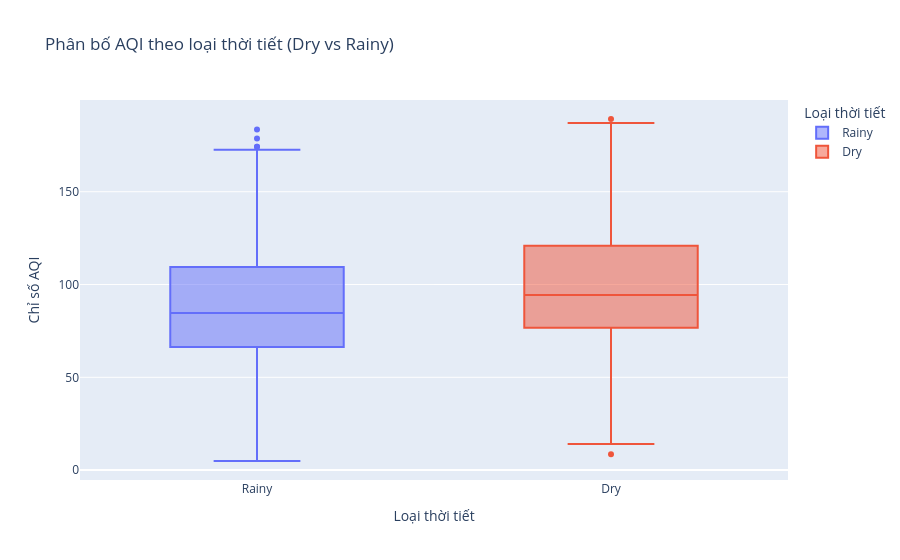

The notebook cell this image was saved under:
### Code cell
# Ép thứ tự hiển thị là Dry trước, Rainy sau cho đúng logic báo cáo
df_plot = df.copy()
df_plot['Weather_Category'] = pd.Categorical(df_plot['Weather_Category'], categories=['Dry', 'Rainy'], ordered=True)

fig = px.box(
    df_plot, 
    x='Weather_Category', 
    y='AQI', 
    color='Weather_Category',
    title='Phân bố AQI theo loại thời tiết (Dry vs Rainy)',
    labels={'Weather_Category': 'Loại thời tiết', 'AQI': 'Chỉ số AQI'}
)
fig.show()

# IN SỐ LIỆU ĐỂ ĐIỀN VÀO BÁO CÁO (Mục 5.6 và 5.7)
print("\n" + "="*50)
print("SỐ LIỆU CHO BÁO CÁO (Mục 5.6 & 5.7):")
print("="*50)
weather_stats = df_plot.groupby('Weather_Category')['AQI'].agg(['mean', 'count']).round(1)
print(weather_stats)
drop_pct = ((weather_stats.loc['Dry', 'mean'] - weather_stats.loc['Rainy', 'mean']) / weather_stats.loc['Dry', 'mean'] * 100).round(1)
print(f"-> Mức giảm AQI khi có mưa: {drop_pct}%")

### Figure 1 — Plotly figure (JSON) as saved in the notebook; plotly's stock layout.template omitted (floating-point values rounded to 4 significant figures; data arrays with more than 128 entries replaced by an {"elided": "..."} marker saying what was removed)
{"data": [{"alignmentgroup": "True", "hovertemplate": "Loại thời tiết=%{x}<br>Chỉ số AQI=%{y}<extra></extra>", "legendgroup": "Rainy", "marker": {"color": "#636efa"}, "name": "Rainy", "notched": false, "offsetgroup": "Rainy", "orientation": "v", "showlegend": true, "type": "box", "x": {"elided": "1386 str values"}, "x0": " ", "xaxis": "x", "y": {"elided": "1386 float values"}, "y0": " ", "yaxis": "y"}, {"alignmentgroup": "True", "hovertemplate": "Loại thời tiết=%{x}<br>Chỉ số AQI=%{y}<extra></extra>", "legendgroup": "Dry", "marker": {"color": "#EF553B"}, "name": "Dry", "notched": false, "offsetgroup": "Dry", "orientation": "v", "showlegend": true, "type": "box", "x": {"elided": "7345 str values"}, "x0": " ", "xaxis": "x", "y": {"elided": "7345 float values"}, "y0": " ", "yaxis": "y"}], "layout": {"boxmode": "overlay", "legend": {"title": {"text": "Loại thời tiết"}, "tracegroupgap": 0}, "title": {"text": "Phân bố AQI theo loại thời tiết (Dry vs Rainy)"}, "xaxis": {"anchor": "y", "categoryarray": ["Rainy", "Dry"], "categoryorder": "array", "domain": [0, 1], "title": {"text": "Loại thời tiết"}}, "yaxis": {"anchor": "x", "domain": [0, 1], "title": {"text": "Chỉ số AQI"}}}}
